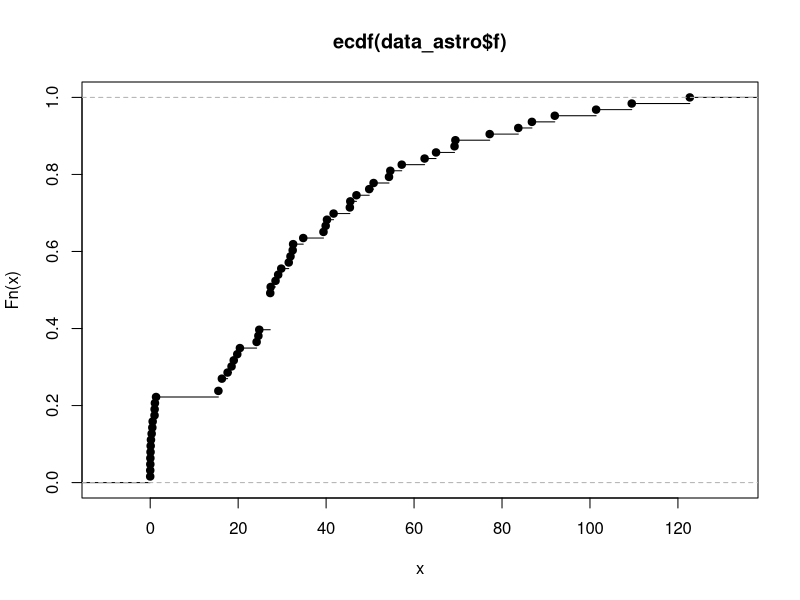
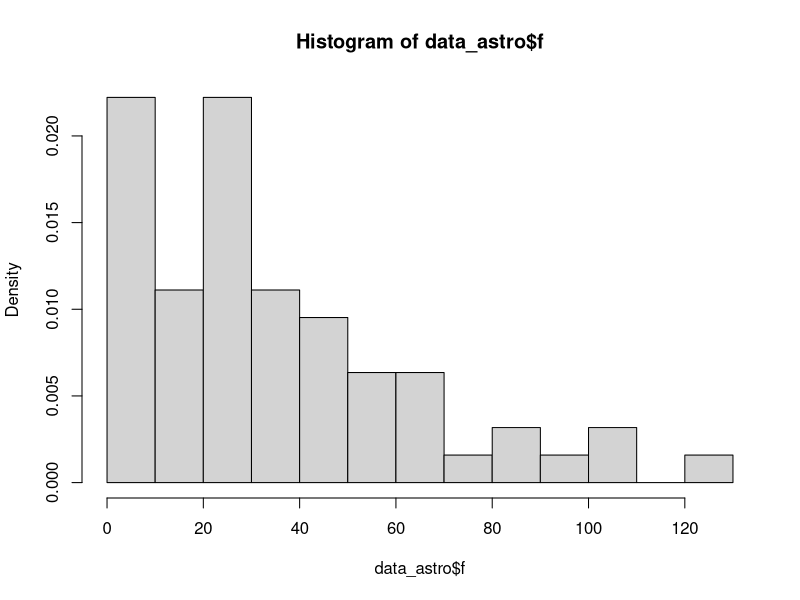
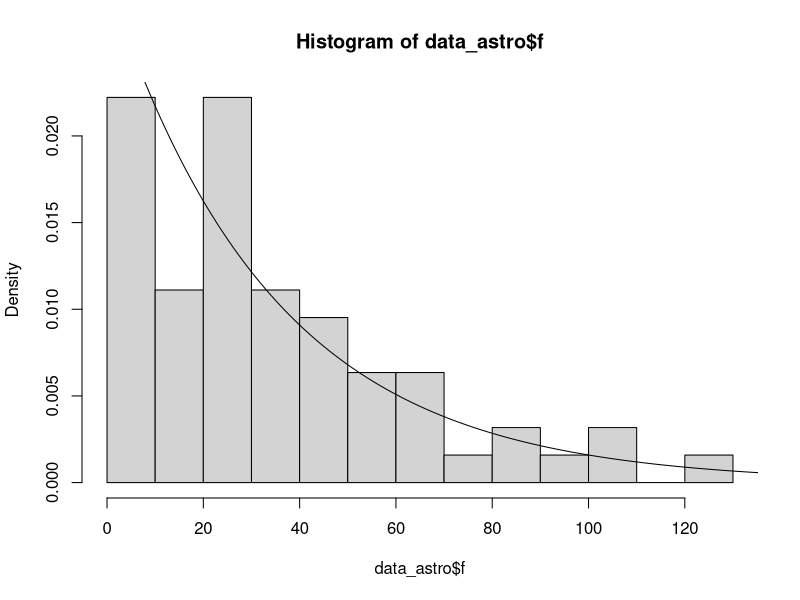
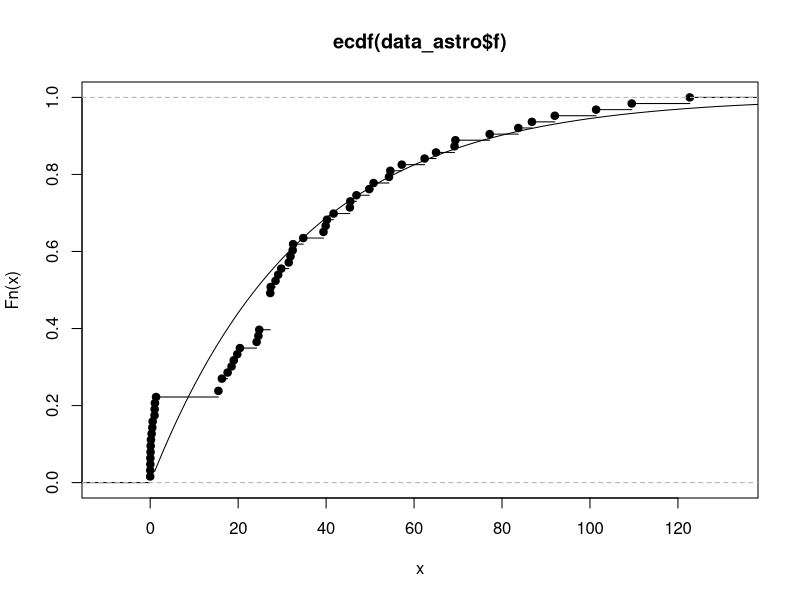
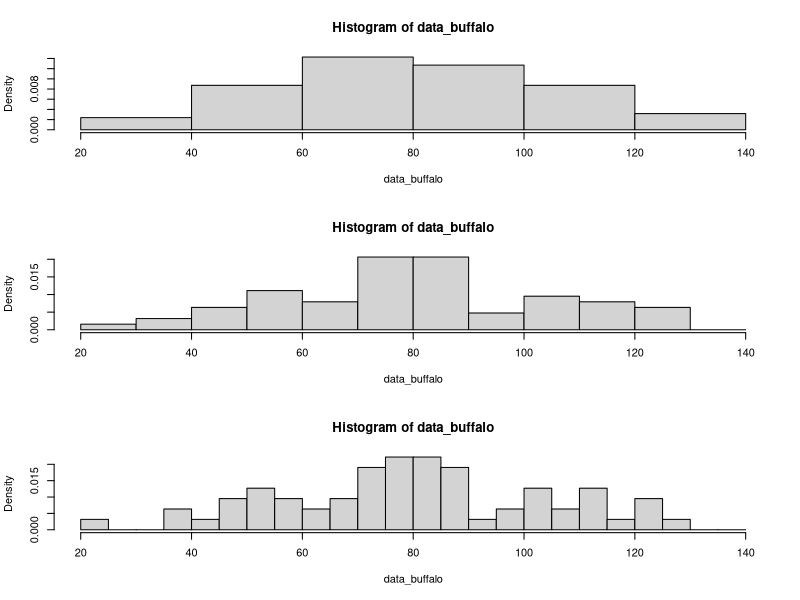
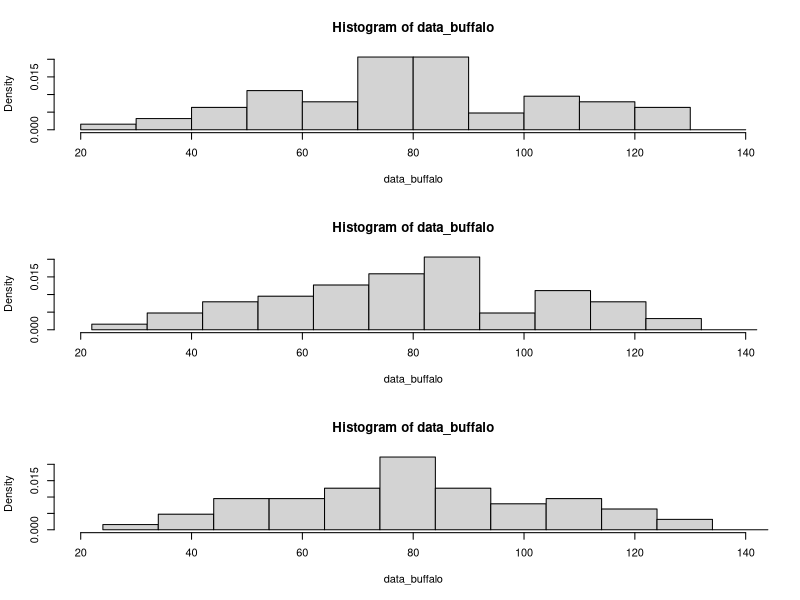
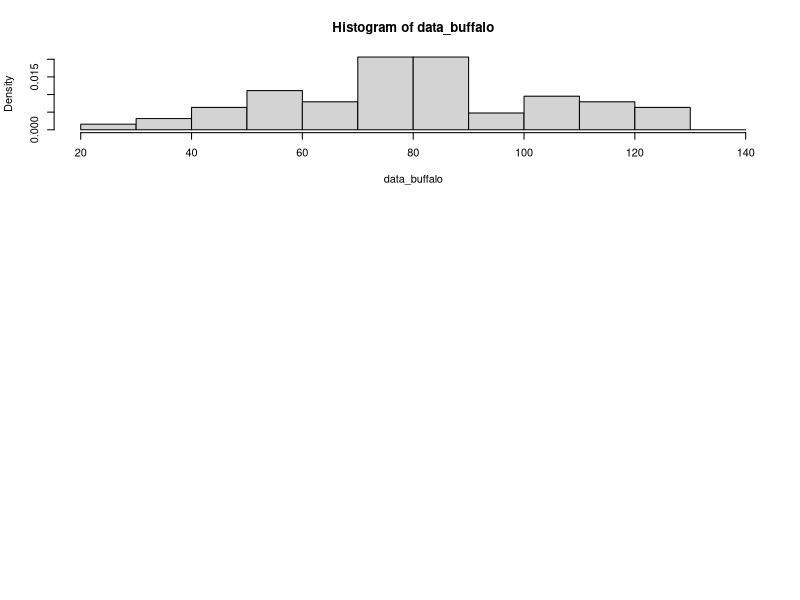
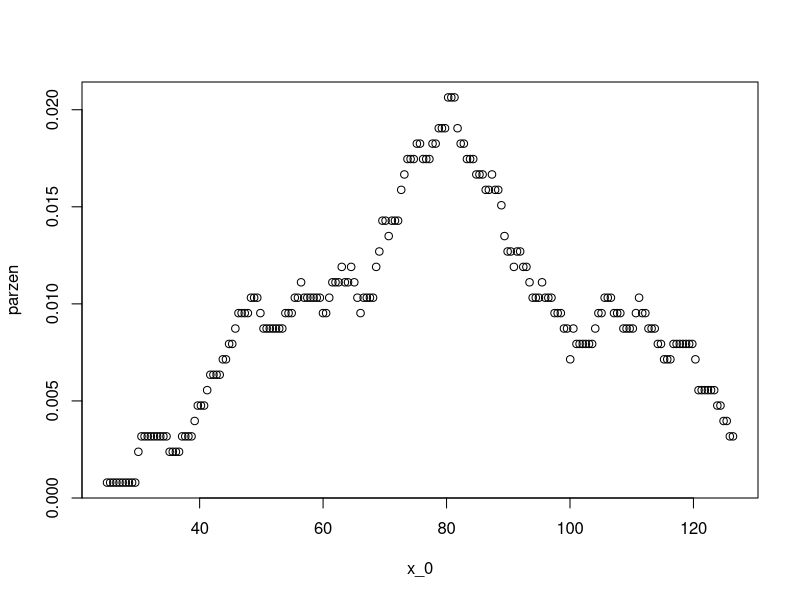

Generate these figures, in order, with R:
library(here)
# Clase 4 ####
# Ejercicio 1 ####
## 1 ####
data_astro <- read.table(here("aprendizaje_estadistico/Clase_4/data/astro.txt"), header=T, skip=1)
head(data_astro)

## 2 ####
P <- sum(data_astro$f<=40)/nrow(data_astro)
P

## 3 ####
fluxEmp <- ecdf(data_astro$f)
plot(fluxEmp)

## 4 ####
hist(data_astro$f, freq = F, breaks = 10)

## 5 ####
# 1/lambda es la esperanza, entonces aprovecho eso y calculo al promedio, como estimador de la esperanza
# entonces, lambda me queda 1/mean()
lambda <- 1/mean(data_astro$f)
x <- 1:140

# Densidad
hist(data_astro$f, freq = F, breaks = 10)
lines(x, lambda*exp(-x*lambda))

# Distribucion
plot(fluxEmp)
lines(x, 1-exp(-x*lambda))

# Ejercicio 2 ####
## 6 ####
data_buffalo <- scan(here("aprendizaje_estadistico/Clase_4/data/buffalo.txt"))
data_buffalo

par(mfrow=c(3,1))
hist(data_buffalo, freq = F)
hist(data_buffalo, freq = F, xlim = c(20, 140), breaks = seq(20, 140, 10))
hist(data_buffalo, freq = F, xlim = c(20, 140), breaks = seq(20, 140, 5))

## 7 ####
par(mfrow=c(3,1))
hist(data_buffalo, freq = F, xlim = c(20, 140), breaks = seq(20, 140, 10))
hist(data_buffalo, freq = F, xlim = c(20, 140), breaks = seq(22, 142, 10))
hist(data_buffalo, freq = F, xlim = c(20, 140), breaks = seq(24, 144, 10))

## 8 ####
proba_est <- function(x, x_0, h) {
  sum(data_buffalo<= x_0+h & data_buffalo>= x_0-h) / (length(data_buffalo))
}
proba_est(data_buffalo, 75, 5)

## 9 ####
proba_est(data_buffalo, 80, 10)
proba_est(data_buffalo, 80, 15)
proba_est(data_buffalo, 80, 20)
proba_est(data_buffalo, 40, 10)
proba_est(data_buffalo, 40, 15)
proba_est(data_buffalo, 40, 20)
# Es mas grande la de 80,10 que la de 40,10

## 10 ####
densidad_est_parzen <- function(x, x_0, h) {
  parzen <- 0*x_0
  for (i in 1:length(x_0)) {
    parzen[i] <- sum(data_buffalo<= x_0[i]+h & data_buffalo>= x_0[i]-h) / (length(data_buffalo)*2*h)
  }  
  parzen
}

## 11 ####
densidad_est_parzen(data_buffalo, 80, 10)
density(data_buffalo, kernel = "rectangular", bw = 10/sqrt(3), from = 80, to = 80, n = 1)$y
hist(data_buffalo, freq = F, xlim = c(20, 140), breaks = seq(20, 140, 10))$density

## 12 ####
x_0 <- seq(25, 126.4, (126.4-25)/200)
parzen <- densidad_est_parzen(data_buffalo, x_0, 10)
par(mfrow=c(1,1))
plot(x_0, parzen)

## 13 ####
x_0 <- seq(25, 126.4, (126.4-25)/199)
par(mfrow=c(3,1))

# 10
hist(data_buffalo, freq = F, ylim = c(0, .022))
parzen_10 <- densidad_est_parzen(data_buffalo, x_0, 10)
lines(x_0, parzen_10, col = "red")

# 20
hist(data_buffalo, freq = F, ylim = c(0, .022))
parzen_20 <- densidad_est_parzen(data_buffalo, x_0, 20)
lines(x_0, parzen_20, col = "red")

# 50
hist(data_buffalo, freq = F, ylim = c(0, .022))
parzen_50 <- densidad_est_parzen(data_buffalo, x_0, 50)
lines(x_0, parzen_50, col = "red")

# Ejercicio 3 ####
data_ninos <- read.csv(here("aprendizaje_estadistico/Clase_4/data/datos_sim_ninos.csv"))
data_ninos

## 14 ####
par(mfrow=c(1,1))
hist(data_ninos$x, freq = F,
     main="h = 0.5",
     xlab="Peso de los ninios (Kg)",
     ylab="Density",
     ylim = c(0, 0.3))
dens <- density(data_ninos$x, kernel = "gaussian", bw = 0.5)
lines(dens$x, dens$y, col = "red")

## 15 ####
density(data_ninos$x, kernel = "gaussian", bw = 0.5, from = 16, to = 22, n = 4)$y

## 16 ####
par(mfrow=c(1,1))
hist(data_ninos$x, freq = F,
     main="h = 0.15 (azul), h = 0.5 (rojo), h = 10 (verde)",
     xlab="Peso de los ninios (Kg)",
     ylab="Density", ylim = c(0, 0.32))
dens <- density(data_ninos$x, kernel = "gaussian", bw = 0.15)
lines(dens$x, dens$y, ylim = c(0, 0.3), col = "blue")
dens <- density(data_ninos$x, kernel = "gaussian", bw = 0.5)
lines(dens$x, dens$y, ylim = c(0, 0.3), col = "red")
dens <- density(data_ninos$x, kernel = "gaussian", bw = 10)
lines(dens$x, dens$y, ylim = c(0, 0.3), col = "green")

## 18 ####
# hrot <- 1.06 * min(s, IQR/1.34) * n^(1/5)
hrot <- 1.06 * min(sd(data_ninos$x), IQR(data_ninos$x)/1.34) * (length(data_ninos$x))^(-1/5)
hrot

hsilv <- bw.ucv(data_ninos$x)
hsilv

par(mfrow=c(1,1))
hist(data_ninos$x, freq = F,
     main="h = hrot = 3.92 (azul), h = hsilv = 0.673 (rojo)",
     xlab="Peso de los ninios (Kg)",
     ylab="Density", ylim = c(0, 0.32))
dens <- density(data_ninos$x, kernel = "gaussian", bw = hrot)
lines(dens$x, dens$y, ylim = c(0, 0.3), col = "blue")
dens <- density(data_ninos$x, kernel = "gaussian", bw = hsilv)
lines(dens$x, dens$y, ylim = c(0, 0.3), col = "red")
